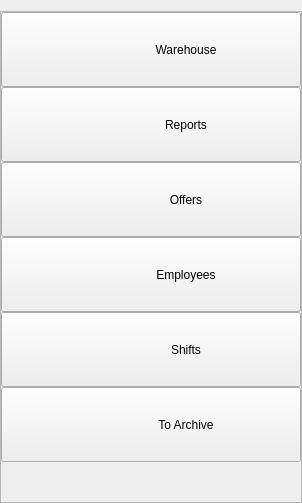
         <widget class="QWidget" name="settings_buttons_tab">
          <layout class="QVBoxLayout" name="verticalLayout_23">
           <property name="spacing">
            <number>0</number>
           </property>
           <property name="leftMargin">
            <number>0</number>
           </property>
           <property name="rightMargin">
            <number>0</number>
           </property>
           <property name="bottomMargin">
            <number>0</number>
           </property>
           <item>
            <widget class="QFrame" name="frame_18">
             <property name="frameShape">
              <enum>QFrame::StyledPanel</enum>
             </property>
             <property name="frameShadow">
              <enum>QFrame::Raised</enum>
             </property>
             <layout class="QVBoxLayout" name="verticalLayout_26">
              <property name="spacing">
               <number>0</number>
              </property>
              <property name="leftMargin">
               <number>0</number>
              </property>
              <property name="topMargin">
               <number>0</number>
              </property>
              <property name="rightMargin">
               <number>0</number>
              </property>
              <property name="bottomMargin">
               <number>0</number>
              </property>
              <item>
               <widget class="QPushButton" name="warehouse_btn">
                <property name="minimumSize">
                 <size>
                  <width>300</width>
                  <height>75</height>
                 </size>
                </property>
                <property name="toolTip">
                 <string>Warehouse</string>
                </property>
                <property name="styleSheet">
                 <string notr="true">QPushButton{
	padding-left:70px;
	background-color:  none;
	background-image: url(:/icons/icons/warehouse1.png);
	background-repeat:none;
}


QPushButton:hover{
	background-image: url(:/icons/icons/warehouse2.png);
	background-repeat:none;
	color:  rgb(244, 154, 32);
}

QPushButton:pressed{
	background-image: url(:/icons/icons/warehouse2.png);
	background-repeat:none;
	color:  rgb(244, 154, 32);
}

QPushButton:focus{
	background-image: url(:/icons/icons/warehouse2.png);
	background-repeat:none;
	color:  rgb(244, 154, 32);
}


QPushButton:disabled{
	border-style: solid;
	border-top-color: qlineargradient(spread:pad, x1:0.5, y1:1, x2:0.5, y2:0, stop:0 rgb(215, 215, 215), stop:1 rgb(222, 222, 222));
	border-right-color: qlineargradient(spread:pad, x1:0, y1:0.5, x2:1, y2:0.5, stop:0 rgb(217, 217, 217), stop:1 rgb(227, 227, 227));
	border-left-color: qlineargradient(spread:pad, x1:0, y1:0.5, x2:1, y2:0.5, stop:0 rgb(227, 227, 227), stop:1 rgb(217, 217, 217));
	border-bottom-color: qlineargradient(spread:pad, x1:0.5, y1:1, x2:0.5, y2:0, stop:0 rgb(215, 215, 215), stop:1 rgb(222, 222, 222));
	border-width: 0px 5px 0px 0px;
	border-radius: 2px;
	color: #808086;
	padding-right: 2px;
	background-color: rgb(142,142,142);
}</string>
                </property>
                <property name="text">
                 <string>Warehouse</string>
                </property>
               </widget>
              </item>
              <item>
               <widget class="QPushButton" name="reports_btn">
                <property name="minimumSize">
                 <size>
                  <width>300</width>
                  <height>75</height>
                 </size>
                </property>
                <property name="toolTip">
                 <string>Reports</string>
                </property>
                <property name="styleSheet">
                 <string notr="true">QPushButton{
	
	padding-left:70px;
	background-color:  none;
	background-image: url(:/icons/icons/report1.png);
	background-repeat:none;
}


QPushButton:hover{
	background-image: url(:/icons/icons/report2.png);
	background-repeat:none;
	color:  rgb(244, 154, 32);
}
QPushButton:pressed{
	background-image: url(:/icons/icons/report2.png);
	background-repeat:none;
	color:  rgb(244, 154, 32);
}

QPushButton:focus{
	background-image: url(:/icons/icons/report2.png);
	background-repeat:none;
	color:  rgb(244, 154, 32);
}


QPushButton:disabled{
	border-style: solid;
	border-top-color: qlineargradient(spread:pad, x1:0.5, y1:1, x2:0.5, y2:0, stop:0 rgb(215, 215, 215), stop:1 rgb(222, 222, 222));
	border-right-color: qlineargradient(spread:pad, x1:0, y1:0.5, x2:1, y2:0.5, stop:0 rgb(217, 217, 217), stop:1 rgb(227, 227, 227));
	border-left-color: qlineargradient(spread:pad, x1:0, y1:0.5, x2:1, y2:0.5, stop:0 rgb(227, 227, 227), stop:1 rgb(217, 217, 217));
	border-bottom-color: qlineargradient(spread:pad, x1:0.5, y1:1, x2:0.5, y2:0, stop:0 rgb(215, 215, 215), stop:1 rgb(222, 222, 222));
	border-width: 0px 5px 0px 0px;
	border-radius: 2px;
	color: #808086;
	padding-right: 2px;
	background-color: rgb(142,142,142);
}</string>
                </property>
                <property name="text">
                 <string>Reports</string>
                </property>
               </widget>
              </item>
              <item>
               <widget class="QPushButton" name="offers_btn">
                <property name="minimumSize">
                 <size>
                  <width>300</width>
                  <height>75</height>
                 </size>
                </property>
                <property name="toolTip">
                 <string>Offers</string>
                </property>
                <property name="styleSheet">
                 <string notr="true">QPushButton{
	
	padding-left:70px;
	background-color:  none;
	background-image: url(:/icons/icons/offers1.png);
	background-repeat:none;
}


QPushButton:hover{
	background-image: url(:/icons/icons/offers2.png);
	background-repeat:none;
	color:  rgb(244, 154, 32);
}
QPushButton:pressed{
	background-image: url(:/icons/icons/offers2.png);
	background-repeat:none;
	color:  rgb(244, 154, 32);
}

QPushButton:focus{
	background-image: url(:/icons/icons/offers2.png);
	background-repeat:none;
	color:  rgb(244, 154, 32);
}


QPushButton:disabled{
	border-style: solid;
	border-top-color: qlineargradient(spread:pad, x1:0.5, y1:1, x2:0.5, y2:0, stop:0 rgb(215, 215, 215), stop:1 rgb(222, 222, 222));
	border-right-color: qlineargradient(spread:pad, x1:0, y1:0.5, x2:1, y2:0.5, stop:0 rgb(217, 217, 217), stop:1 rgb(227, 227, 227));
	border-left-color: qlineargradient(spread:pad, x1:0, y1:0.5, x2:1, y2:0.5, stop:0 rgb(227, 227, 227), stop:1 rgb(217, 217, 217));
	border-bottom-color: qlineargradient(spread:pad, x1:0.5, y1:1, x2:0.5, y2:0, stop:0 rgb(215, 215, 215), stop:1 rgb(222, 222, 222));
	border-width: 0px 5px 0px 0px;
	border-radius: 2px;
	color: #808086;
	padding-right: 2px;
	background-color: rgb(142,142,142);
}</string>
                </property>
                <property name="text">
                 <string>Offers</string>
                </property>
               </widget>
              </item>
              <item>
               <widget class="QPushButton" name="employees_btn">
                <property name="minimumSize">
                 <size>
                  <width>300</width>
                  <height>75</height>
                 </size>
                </property>
                <property name="toolTip">
                 <string>Employees</string>
                </property>
                <property name="styleSheet">
                 <string notr="true">QPushButton{
	
	padding-left:70px;
	background-color:  none;
	background-image: url(:/icons/icons/employee1.png);
	background-repeat:none;
}


QPushButton:hover{
	background-image: url(:/icons/icons/employee2.png);
	background-repeat:none;
	color:  rgb(244, 154, 32);
}
QPushButton:pressed{
	background-image: url(:/icons/icons/employee2.png);
	background-repeat:none;
	color:  rgb(244, 154, 32);
}

QPushButton:focus{
	background-image: url(:/icons/icons/employee2.png);
	background-repeat:none;
	color:  rgb(244, 154, 32);
}


QPushButton:disabled{
	border-style: solid;
	border-top-color: qlineargradient(spread:pad, x1:0.5, y1:1, x2:0.5, y2:0, stop:0 rgb(215, 215, 215), stop:1 rgb(222, 222, 222));
	border-right-color: qlineargradient(spread:pad, x1:0, y1:0.5, x2:1, y2:0.5, stop:0 rgb(217, 217, 217), stop:1 rgb(227, 227, 227));
	border-left-color: qlineargradient(spread:pad, x1:0, y1:0.5, x2:1, y2:0.5, stop:0 rgb(227, 227, 227), stop:1 rgb(217, 217, 217));
	border-bottom-color: qlineargradient(spread:pad, x1:0.5, y1:1, x2:0.5, y2:0, stop:0 rgb(215, 215, 215), stop:1 rgb(222, 222, 222));
	border-width: 0px 5px 0px 0px;
	border-radius: 2px;
	color: #808086;
	padding-right: 2px;
	background-color: rgb(142,142,142);
}</string>
                </property>
                <property name="text">
                 <string>Employees</string>
                </property>
               </widget>
              </item>
              <item>
               <widget class="QPushButton" name="shifts_btn">
                <property name="minimumSize">
                 <size>
                  <width>300</width>
                  <height>75</height>
                 </size>
                </property>
                <property name="toolTip">
                 <string>Shifts</string>
                </property>
                <property name="styleSheet">
                 <string notr="true">QPushButton{
	
	padding-left:70px;
	background-color:  none;
	background-image: url(:/icons/icons/shifts1.png);
	background-repeat:none;
}


QPushButton:hover{
	background-image: url(:/icons/icons/shifts2.png);
	background-repeat:none;
	color:  rgb(244, 154, 32);
}
QPushButton:pressed{
	background-image: url(:/icons/icons/shifts2.png);
	background-repeat:none;
	color:  rgb(244, 154, 32);
}

QPushButton:focus{
	background-image: url(:/icons/icons/shifts2.png);
	background-repeat:none;
	color:  rgb(244, 154, 32);
}


QPushButton:disabled{
	border-style: solid;
	border-top-color: qlineargradient(spread:pad, x1:0.5, y1:1, x2:0.5, y2:0, stop:0 rgb(215, 215, 215), stop:1 rgb(222, 222, 222));
	border-right-color: qlineargradient(spread:pad, x1:0, y1:0.5, x2:1, y2:0.5, stop:0 rgb(217, 217, 217), stop:1 rgb(227, 227, 227));
	border-left-color: qlineargradient(spread:pad, x1:0, y1:0.5, x2:1, y2:0.5, stop:0 rgb(227, 227, 227), stop:1 rgb(217, 217, 217));
	border-bottom-color: qlineargradient(spread:pad, x1:0.5, y1:1, x2:0.5, y2:0, stop:0 rgb(215, 215, 215), stop:1 rgb(222, 222, 222));
	border-width: 0px 5px 0px 0px;
	border-radius: 2px;
	color: #808086;
	padding-right: 2px;
	background-color: rgb(142,142,142);
}</string>
                </property>
                <property name="text">
                 <string>Shifts</string>
                </property>
               </widget>
              </item>
              <item>
               <widget class="QPushButton" name="copy_delete_btn">
                <property name="minimumSize">
                 <size>
                  <width>300</width>
                  <height>75</height>
                 </size>
                </property>
                <property name="toolTip">
                 <string>Copy and Delete</string>
                </property>
                <property name="styleSheet">
                 <string notr="true">QPushButton{
	
	padding-left:70px;
	background-color:  none;
	background-image: url(:/icons/icons/files1.png);
	background-repeat:none;
}


QPushButton:hover{
	background-image: url(:/icons/icons/files2.png);
	background-repeat:none;
	color:  rgb(244, 154, 32);
}
QPushButton:pressed{
	background-image: url(:/icons/icons/files2.png);
	background-repeat:none;
	color:  rgb(244, 154, 32);
}

QPushButton:focus{
	background-image: url(:/icons/icons/files2.png);
	background-repeat:none;
	color:  rgb(244, 154, 32);
}


QPushButton:disabled{
	border-style: solid;
	border-top-color: qlineargradient(spread:pad, x1:0.5, y1:1, x2:0.5, y2:0, stop:0 rgb(215, 215, 215), stop:1 rgb(222, 222, 222));
	border-right-color: qlineargradient(spread:pad, x1:0, y1:0.5, x2:1, y2:0.5, stop:0 rgb(217, 217, 217), stop:1 rgb(227, 227, 227));
	border-left-color: qlineargradient(spread:pad, x1:0, y1:0.5, x2:1, y2:0.5, stop:0 rgb(227, 227, 227), stop:1 rgb(217, 217, 217));
	border-bottom-color: qlineargradient(spread:pad, x1:0.5, y1:1, x2:0.5, y2:0, stop:0 rgb(215, 215, 215), stop:1 rgb(222, 222, 222));
	border-width: 0px 5px 0px 0px;
	border-radius: 2px;
	color: #808086;
	padding-right: 2px;
	background-color: rgb(142,142,142);
}</string>
                </property>
                <property name="text">
                 <string>To Archive</string>
                </property>
               </widget>
              </item>
              <item>
               <spacer name="verticalSpacer_9">
                <property name="orientation">
                 <enum>Qt::Vertical</enum>
                </property>
                <property name="sizeHint" stdset="0">
                 <size>
                  <width>20</width>
                  <height>40</height>
                 </size>
                </property>
               </spacer>
              </item>
             </layout>
            </widget>
           </item>
          </layout>
         </widget>
